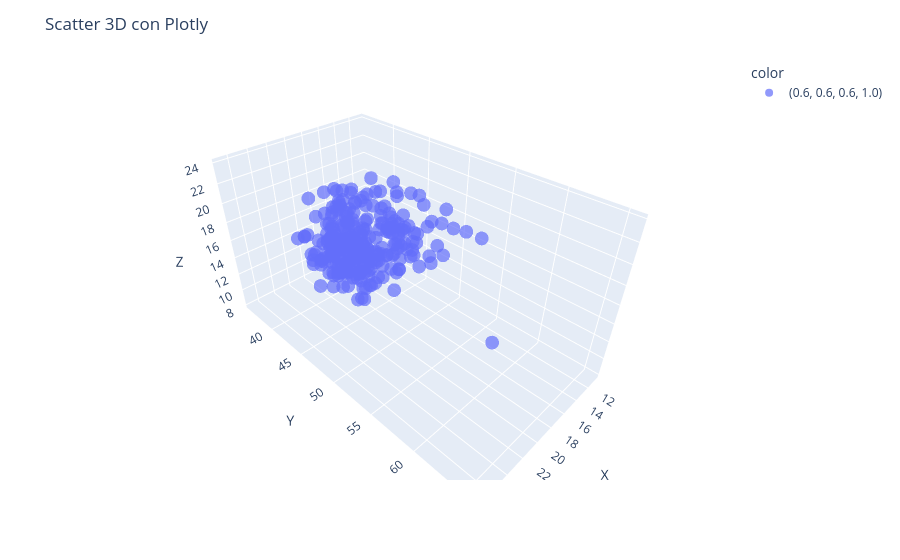

Source (notebook cell):
### Code cell
fig = px.scatter_3d(
    df_filter,
    x="x_pc",
    y="y_pc",
    z="z_pc",
    color="color",
    color_continuous_scale="Viridis",
    opacity=0.7
)

fig.update_layout(
    scene=dict(
        xaxis_title="X",
        yaxis_title="Y",
        zaxis_title="Z"
    ),
    title="Scatter 3D con Plotly"
)

fig.show()

### Figure 1 — Plotly figure (JSON) as saved in the notebook; plotly's stock layout.template omitted (floating-point values rounded to 4 significant figures; data arrays with more than 128 entries replaced by an {"elided": "..."} marker saying what was removed)
{"data": [{"hovertemplate": "color=(0.6, 0.6, 0.6, 1.0)<br>x_pc=%{x}<br>y_pc=%{y}<br>z_pc=%{z}<extra></extra>", "legendgroup": "(0.6, 0.6, 0.6, 1.0)", "marker": {"color": "#636efa", "opacity": 0.7, "symbol": "circle"}, "mode": "markers", "name": "(0.6, 0.6, 0.6, 1.0)", "scene": "scene", "showlegend": true, "type": "scatter3d", "x": {"elided": "287 float values"}, "y": {"elided": "287 float values"}, "z": {"elided": "287 float values"}}], "layout": {"legend": {"title": {"text": "color"}, "tracegroupgap": 0}, "margin": {"t": 60}, "scene": {"domain": {"x": [0, 1], "y": [0, 1]}, "xaxis": {"title": {"text": "X"}}, "yaxis": {"title": {"text": "Y"}}, "zaxis": {"title": {"text": "Z"}}}, "title": {"text": "Scatter 3D con Plotly"}}}
